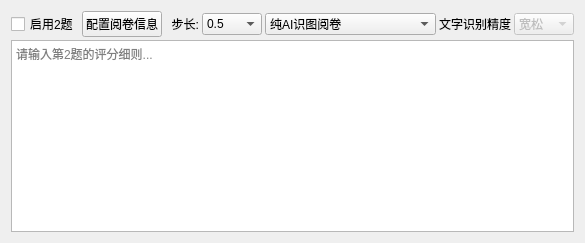
          <widget class="QWidget" name="tab_question2">
           <attribute name="title">
            <string>题目2</string>
           </attribute>
           <layout class="QVBoxLayout" name="verticalLayout_q2">
            <property name="spacing">
             <number>3</number>
            </property>
            <item>
             <layout class="QHBoxLayout" name="horizontalLayout_q2_header">
              <item>
               <widget class="QCheckBox" name="enableQuestion2">
                <property name="text">
                 <string>启用2题</string>
                </property>
               </widget>
              </item>
              <item>
               <widget class="QPushButton" name="configQuestion2">
                <property name="text">
                 <string>配置阅卷信息</string>
                </property>
               </widget>
              </item>
              <item>
               <widget class="QLabel" name="label_step2">
                <property name="sizePolicy">
                 <sizepolicy hsizetype="Fixed" vsizetype="Preferred">
                  <horstretch>0</horstretch>
                  <verstretch>0</verstretch>
                 </sizepolicy>
                </property>
                <property name="text">
                 <string>  步长:</string>
                </property>
               </widget>
              </item>
              <item>
               <widget class="QComboBox" name="score_rounding_step_2">
                <property name="sizePolicy">
                 <sizepolicy hsizetype="Fixed" vsizetype="Fixed">
                  <horstretch>0</horstretch>
                  <verstretch>0</verstretch>
                 </sizepolicy>
                </property>
                <property name="minimumSize">
                 <size>
                  <width>60</width>
                  <height>0</height>
                 </size>
                </property>
                <item>
                 <property name="text">
                  <string>0.5</string>
                 </property>
                </item>
                <item>
                 <property name="text">
                  <string>1</string>
                 </property>
                </item>
               </widget>
              </item>
              <item>
               <widget class="QComboBox" name="ocr_mode_2">
                <property name="sizePolicy">
                 <sizepolicy hsizetype="Fixed" vsizetype="Fixed">
                  <horstretch>0</horstretch>
                  <verstretch>0</verstretch>
                 </sizepolicy>
                </property>
                <property name="minimumSize">
                 <size>
                  <width>160</width>
                  <height>0</height>
                 </size>
                </property>
                <item>
                 <property name="text">
                  <string>纯AI识图阅卷</string>
                 </property>
                </item>
                <item>
                 <property name="text">
                  <string>百度OCR识别文字+AI评阅</string>
                 </property>
                </item>
               </widget>
              </item>
              <item>
               <widget class="QLabel" name="label_15_q2">
                <property name="sizePolicy">
                 <sizepolicy hsizetype="Fixed" vsizetype="Preferred">
                  <horstretch>0</horstretch>
                  <verstretch>0</verstretch>
                 </sizepolicy>
                </property>
                <property name="text">
                 <string>文字识别精度</string>
                </property>
               </widget>
              </item>
              <item>
               <widget class="QComboBox" name="ocr_quality_2">
                <property name="enabled">
                 <bool>false</bool>
                </property>
                <property name="sizePolicy">
                 <sizepolicy hsizetype="Fixed" vsizetype="Fixed">
                  <horstretch>0</horstretch>
                  <verstretch>0</verstretch>
                 </sizepolicy>
                </property>
                <property name="minimumSize">
                 <size>
                  <width>60</width>
                  <height>0</height>
                 </size>
                </property>
                <item>
                 <property name="text">
                  <string>宽松</string>
                 </property>
                </item>
                <item>
                 <property name="text">
                  <string>适度</string>
                 </property>
                </item>
                <item>
                 <property name="text">
                  <string>严格</string>
                 </property>
                </item>
               </widget>
              </item>
             </layout>
            </item>
            <item>
             <widget class="QPlainTextEdit" name="StandardAnswer_text_2">
              <property name="placeholderText">
               <string>请输入第2题的评分细则...</string>
              </property>
             </widget>
            </item>
           </layout>
          </widget>
